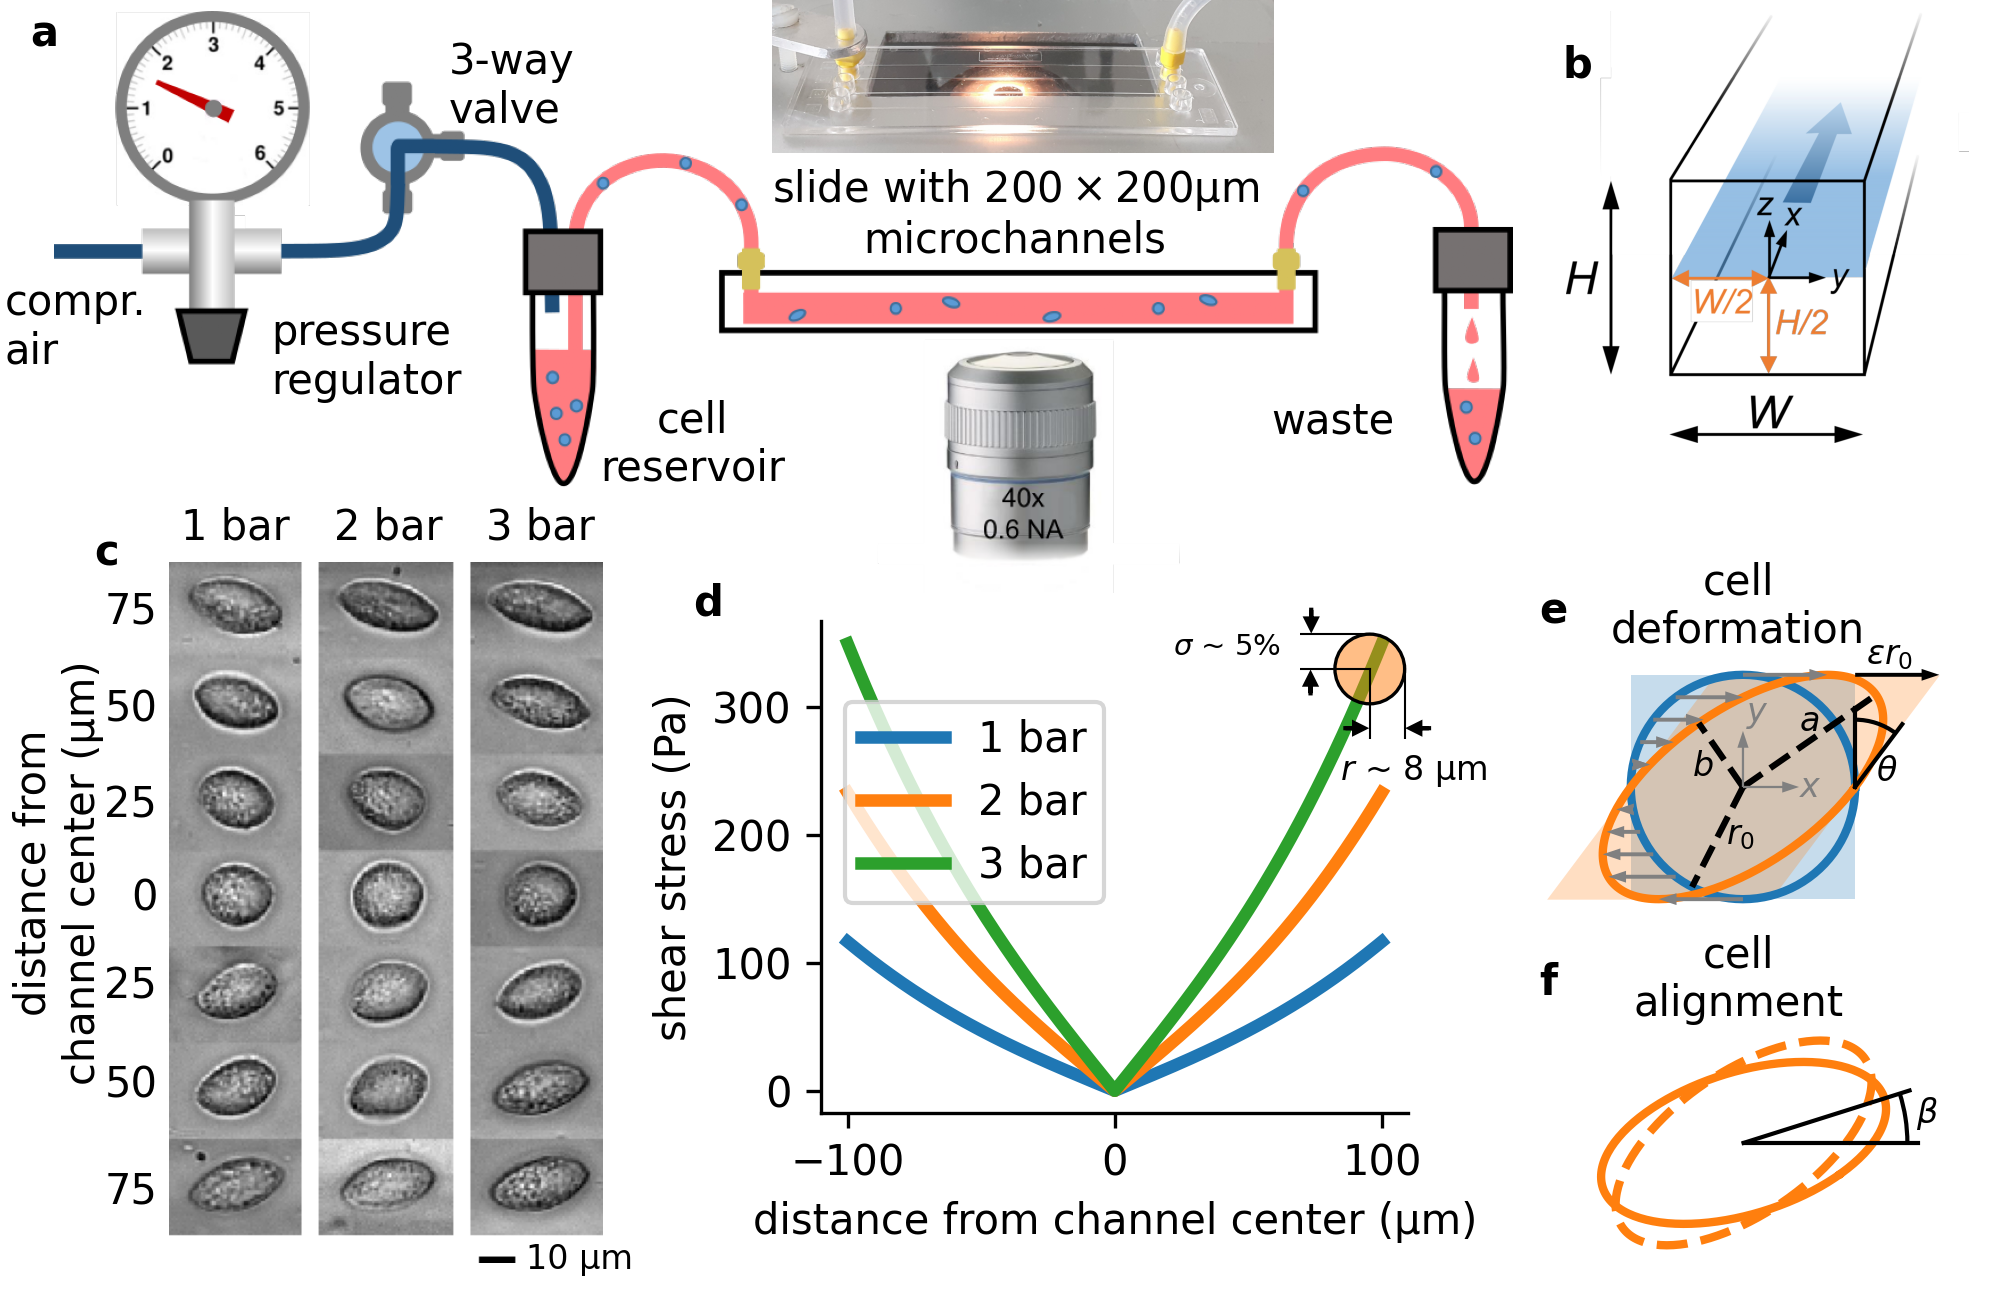

Generate this figure with Python:
import matplotlib.pyplot as plt
import numpy as np
import pylustrator

pylustrator.start()

pylustrator.load("setup_notext.png", dpi=600)
pylustrator.load("channel.png", dpi=600)
pylustrator.load("ellipse_test.py")
pylustrator.load("cells.png")
pylustrator.load("analytical_solution.py")
pylustrator.load("20210811_113420.jpg")


plt.axes([0.2, 0.2, 0.3, 0.4], facecolor="none", label="overlay")

plt.gca().set_axis_off()
import matplotlib.patches as mpatches
circle = mpatches.Circle([2, 2], 1, ec="none", facecolor="C1", alpha=0.5)
plt.gca().add_patch(circle)
circle = mpatches.Circle([2, 2], 1, ec="black", facecolor="none", lw=0.8)
plt.gca().add_patch(circle)
plt.plot([2, 2], [0, 2], "k", lw=0.5)
plt.plot([3, 3], [0, 2], "k", lw=0.5)

plt.plot([0, 2], [2, 2], "k", lw=0.5)
plt.plot([0, 2], [3, 3], "k", lw=0.5)
plt.xlim(0, 3.4)
plt.ylim(0, 3.4)
#plt.axis("equal")

hw = 0.3
hl = 0.3
xoffset = 0.85
len = 0.55
plt.arrow(2-xoffset, 0.3, len, -0, length_includes_head=True, head_starts_at_zero=True, head_width=hw, head_length=hl, fc="k")
plt.arrow(3+xoffset, 0.3,-len, -0, length_includes_head=True, head_starts_at_zero=True, head_width=hw, head_length=hl, fc="k")

plt.arrow(0.3, 2-xoffset, 0, len, length_includes_head=True, head_starts_at_zero=True, head_width=hw, head_length=hl, fc="k")
plt.arrow(0.32, 3+xoffset, 0, -len, length_includes_head=True, head_starts_at_zero=True, head_width=hw, head_length=hl, fc="k")


#% start: automatic generated code from pylustrator
plt.figure(1).ax_dict = {ax.get_label(): ax for ax in plt.figure(1).axes}
import matplotlib as mpl
plt.figure(1).set_size_inches(16.980000/2.54, 11.000000/2.54, forward=True)
plt.figure(1).ax_dict["20210811_113420.jpg"].set_xlim(3200.0, 1000.0)
plt.figure(1).ax_dict["20210811_113420.jpg"].set_ylim(2300.0, 1600.0)
plt.figure(1).ax_dict["20210811_113420.jpg"].set_position([0.384947, 0.882313, 0.250000, 0.122717])
plt.figure(1).ax_dict["cells.png"].set_position([0.084023, 0.027646, 0.216519, 0.539712])
plt.figure(1).ax_dict["cells.png"].spines['right'].set_visible(False)
plt.figure(1).ax_dict["cells.png"].spines['top'].set_visible(False)
plt.figure(1).ax_dict["cells.png"].text(0.5, 0.5, 'New Text', transform=plt.figure(1).axes[4].transAxes)  # id=plt.figure(1).axes[4].texts[0].new
plt.figure(1).ax_dict["cells.png"].texts[0].set_position([-0.172482, 0.995152])
plt.figure(1).ax_dict["cells.png"].texts[0].set_text("c")
plt.figure(1).ax_dict["cells.png"].texts[0].set_weight("bold")
plt.figure(1).ax_dict["cells.png"].text(0.5, 0.5, 'New Text', transform=plt.figure(1).ax_dict["cells.png"].transAxes)  # id=plt.figure(1).ax_dict["cells.png"].texts[1].new
plt.figure(1).ax_dict["cells.png"].texts[1].set_ha("center")
plt.figure(1).ax_dict["cells.png"].texts[1].set_position([0.154651, 1.032698])
plt.figure(1).ax_dict["cells.png"].texts[1].set_text("1 bar")
plt.figure(1).ax_dict["cells.png"].text(0.5, 0.5, 'New Text', transform=plt.figure(1).ax_dict["cells.png"].transAxes)  # id=plt.figure(1).ax_dict["cells.png"].texts[2].new
plt.figure(1).ax_dict["cells.png"].texts[2].set_ha("center")
plt.figure(1).ax_dict["cells.png"].texts[2].set_position([0.505313, 1.032698])
plt.figure(1).ax_dict["cells.png"].texts[2].set_text("2 bar")
plt.figure(1).ax_dict["cells.png"].text(0.5, 0.5, 'New Text', transform=plt.figure(1).ax_dict["cells.png"].transAxes)  # id=plt.figure(1).ax_dict["cells.png"].texts[3].new
plt.figure(1).ax_dict["cells.png"].texts[3].set_ha("center")
plt.figure(1).ax_dict["cells.png"].texts[3].set_position([0.855975, 1.032698])
plt.figure(1).ax_dict["cells.png"].texts[3].set_text("3 bar")
plt.figure(1).ax_dict["cells.png"].text(0.5, 0.5, 'New Text', transform=plt.figure(1).ax_dict["cells.png"].transAxes)  # id=plt.figure(1).ax_dict["cells.png"].texts[4].new
plt.figure(1).ax_dict["cells.png"].texts[4].set_ha("right")
plt.figure(1).ax_dict["cells.png"].texts[4].set_position([-0.025992, 0.503692])
plt.figure(1).ax_dict["cells.png"].texts[4].set_text("0")
plt.figure(1).ax_dict["cells.png"].text(0.5, 0.5, 'New Text', transform=plt.figure(1).ax_dict["cells.png"].transAxes)  # id=plt.figure(1).ax_dict["cells.png"].texts[5].new
plt.figure(1).ax_dict["cells.png"].texts[5].set_ha("right")
plt.figure(1).ax_dict["cells.png"].texts[5].set_position([-0.025992, 0.635424])
plt.figure(1).ax_dict["cells.png"].texts[5].set_text("25")
plt.figure(1).ax_dict["cells.png"].text(0.5, 0.5, 'New Text', transform=plt.figure(1).ax_dict["cells.png"].transAxes)  # id=plt.figure(1).ax_dict["cells.png"].texts[6].new
plt.figure(1).ax_dict["cells.png"].texts[6].set_ha("right")
plt.figure(1).ax_dict["cells.png"].texts[6].set_position([-0.025992, 0.773379])
plt.figure(1).ax_dict["cells.png"].texts[6].set_text("50")
plt.figure(1).ax_dict["cells.png"].text(0.5, 0.5, 'New Text', transform=plt.figure(1).ax_dict["cells.png"].transAxes)  # id=plt.figure(1).ax_dict["cells.png"].texts[7].new
plt.figure(1).ax_dict["cells.png"].texts[7].set_ha("right")
plt.figure(1).ax_dict["cells.png"].texts[7].set_position([-0.025992, 0.912150])
plt.figure(1).ax_dict["cells.png"].texts[7].set_text("75")
plt.figure(1).ax_dict["cells.png"].text(0.5, 0.5, 'New Text', transform=plt.figure(1).ax_dict["cells.png"].transAxes)  # id=plt.figure(1).ax_dict["cells.png"].texts[8].new
plt.figure(1).ax_dict["cells.png"].texts[8].set_ha("right")
plt.figure(1).ax_dict["cells.png"].texts[8].set_position([-0.025992, 0.378183])
plt.figure(1).ax_dict["cells.png"].texts[8].set_text("25")
plt.figure(1).ax_dict["cells.png"].text(0.5, 0.5, 'New Text', transform=plt.figure(1).ax_dict["cells.png"].transAxes)  # id=plt.figure(1).ax_dict["cells.png"].texts[9].new
plt.figure(1).ax_dict["cells.png"].texts[9].set_ha("right")
plt.figure(1).ax_dict["cells.png"].texts[9].set_position([-0.025992, 0.236080])
plt.figure(1).ax_dict["cells.png"].texts[9].set_text("50")
plt.figure(1).ax_dict["cells.png"].text(0.5, 0.5, 'New Text', transform=plt.figure(1).ax_dict["cells.png"].transAxes)  # id=plt.figure(1).ax_dict["cells.png"].texts[10].new
plt.figure(1).ax_dict["cells.png"].texts[10].set_ha("right")
plt.figure(1).ax_dict["cells.png"].texts[10].set_position([-0.025992, 0.085679])
plt.figure(1).ax_dict["cells.png"].texts[10].set_text("75")
plt.figure(1).ax_dict["cells.png"].text(0.5, 0.5, 'New Text', transform=plt.figure(1).ax_dict["cells.png"].transAxes)  # id=plt.figure(1).ax_dict["cells.png"].texts[11].new
plt.figure(1).ax_dict["cells.png"].texts[11].set_ha("center")
plt.figure(1).ax_dict["cells.png"].texts[11].set_position([-0.254454, 0.266533])
plt.figure(1).ax_dict["cells.png"].texts[11].set_rotation(90.0)
plt.figure(1).ax_dict["cells.png"].texts[11].set_text("distance from\nchannel center (µm)")
plt.figure(1).ax_dict["cells.png"].text(0.5, 0.5, 'New Text', transform=plt.figure(1).ax_dict["cells.png"].transAxes)  # id=plt.figure(1).ax_dict["cells.png"].texts[12].new
plt.figure(1).ax_dict["cells.png"].texts[12].set_fontsize(8)
plt.figure(1).ax_dict["cells.png"].texts[12].set_position([0.822459, -0.008210])
plt.figure(1).ax_dict["cells.png"].texts[12].set_text("10 µm")
plt.figure(1).ax_dict["cells.png"].get_xaxis().get_label().set_text("")
plt.figure(1).ax_dict["cells.png"].get_yaxis().get_label().set_text("")
plt.figure(1).ax_dict["channel.png"].set_position([0.780942, 0.658657, 0.200738, 0.332516])
plt.figure(1).ax_dict["channel.png"].text(0.5, 0.5, 'New Text', transform=plt.figure(1).ax_dict["channel.png"].transAxes)  # id=plt.figure(1).ax_dict["channel.png"].texts[0].new
plt.figure(1).ax_dict["channel.png"].texts[0].set_position([-0.008846, 0.846099])
plt.figure(1).ax_dict["channel.png"].texts[0].set_text("b")
plt.figure(1).ax_dict["channel.png"].texts[0].set_weight("bold")
plt.figure(1).ax_dict["overlay"].set_xlim(0.0, 3.8)
plt.figure(1).ax_dict["overlay"].set_ylim(0.0, 3.8)
plt.figure(1).ax_dict["overlay"].set_position([0.648255, 0.431311, 0.066033, 0.101873])
plt.figure(1).ax_dict["setup_notext.png"].set_position([0.026541, 0.543344, 0.727489, 0.447876])
plt.figure(1).ax_dict["setup_notext.png"].text(0.5, 0.5, 'New Text', transform=plt.figure(1).ax_dict["setup_notext.png"].transAxes)  # id=plt.figure(1).ax_dict["setup_notext.png"].texts[0].new
plt.figure(1).ax_dict["setup_notext.png"].texts[0].set_ha("left")
plt.figure(1).ax_dict["setup_notext.png"].texts[0].set_position([-0.033430, 0.395054])
plt.figure(1).ax_dict["setup_notext.png"].texts[0].set_rotation(0.0)
plt.figure(1).ax_dict["setup_notext.png"].texts[0].set_text("compr.\nair")
plt.figure(1).ax_dict["setup_notext.png"].text(0.5, 0.5, 'New Text', transform=plt.figure(1).ax_dict["setup_notext.png"].transAxes)  # id=plt.figure(1).ax_dict["setup_notext.png"].texts[1].new
plt.figure(1).ax_dict["setup_notext.png"].texts[1].set_position([0.149486, 0.343334])
plt.figure(1).ax_dict["setup_notext.png"].texts[1].set_text("pressure\nregulator")
plt.figure(1).ax_dict["setup_notext.png"].text(0.5, 0.5, 'New Text', transform=plt.figure(1).ax_dict["setup_notext.png"].transAxes)  # id=plt.figure(1).ax_dict["setup_notext.png"].texts[2].new
plt.figure(1).ax_dict["setup_notext.png"].texts[2].set_position([-0.016224, 0.939596])
plt.figure(1).ax_dict["setup_notext.png"].texts[2].set_text("a")
plt.figure(1).ax_dict["setup_notext.png"].texts[2].set_weight("bold")
plt.figure(1).ax_dict["setup_notext.png"].text(0.5, 0.5, 'New Text', transform=plt.figure(1).ax_dict["setup_notext.png"].transAxes)  # id=plt.figure(1).ax_dict["setup_notext.png"].texts[3].new
plt.figure(1).ax_dict["setup_notext.png"].texts[3].set_position([0.270994, 0.809433])
plt.figure(1).ax_dict["setup_notext.png"].texts[3].set_text("3-way\nvalve")
plt.figure(1).ax_dict["setup_notext.png"].text(0.5, 0.5, 'New Text', transform=plt.figure(1).ax_dict["setup_notext.png"].transAxes)  # id=plt.figure(1).ax_dict["setup_notext.png"].texts[4].new
plt.figure(1).ax_dict["setup_notext.png"].texts[4].set_ha("center")
plt.figure(1).ax_dict["setup_notext.png"].texts[4].set_position([0.438258, 0.193367])
plt.figure(1).ax_dict["setup_notext.png"].texts[4].set_text("cell\nreservoir")
plt.figure(1).ax_dict["setup_notext.png"].text(0.5, 0.5, 'New Text', transform=plt.figure(1).ax_dict["setup_notext.png"].transAxes)  # id=plt.figure(1).ax_dict["setup_notext.png"].texts[5].new
plt.figure(1).ax_dict["setup_notext.png"].texts[5].set_ha("center")
plt.figure(1).ax_dict["setup_notext.png"].texts[5].set_position([0.659406, 0.585338])
plt.figure(1).ax_dict["setup_notext.png"].texts[5].set_text("slide with $200\\times200$µm\nmicrochannels")
plt.figure(1).ax_dict["setup_notext.png"].text(0.5, 0.5, 'New Text', transform=plt.figure(1).ax_dict["setup_notext.png"].transAxes)  # id=plt.figure(1).ax_dict["setup_notext.png"].texts[6].new
plt.figure(1).ax_dict["setup_notext.png"].texts[6].set_ha("center")
plt.figure(1).ax_dict["setup_notext.png"].texts[6].set_position([0.877187, 0.274958])
plt.figure(1).ax_dict["setup_notext.png"].texts[6].set_text("waste")
plt.figure(1).axes[2].set_position([0.698565, 0.269430, 0.341050, 0.249317])
plt.figure(1).axes[2].texts[1].set_position([0.129738, 0.500001])
plt.figure(1).axes[2].texts[2].set_fontsize(8)
plt.figure(1).axes[2].texts[3].set_fontsize(8)
plt.figure(1).axes[2].texts[4].set_fontsize(8)
plt.figure(1).axes[2].texts[4].set_position([-0.150000, -0.512969])
plt.figure(1).axes[2].texts[5].set_fontsize(8)
plt.figure(1).axes[2].texts[5].set_position([1.188659, 0.055460])
plt.figure(1).axes[2].texts[6].set_fontsize(8)
plt.figure(1).axes[2].text(0.5, 0.5, 'New Text', transform=plt.figure(1).axes[2].transAxes)  # id=plt.figure(1).axes[2].texts[7].new
plt.figure(1).axes[2].texts[7].set_position([0.201521, 1.004802])
plt.figure(1).axes[2].texts[7].set_text("e")
plt.figure(1).axes[2].texts[7].set_weight("bold")
plt.figure(1).axes[2].text(0.5, 0.5, 'New Text', transform=plt.figure(1).axes[2].transAxes)  # id=plt.figure(1).axes[2].texts[8].new
plt.figure(1).axes[2].texts[8].set_ha("center")
plt.figure(1).axes[2].texts[8].set_position([0.492956, 0.945793])
plt.figure(1).axes[2].texts[8].set_text("cell\ndeformation")
plt.figure(1).axes[3].set_position([0.780152, -0.018543, 0.183585, 0.277359])
plt.figure(1).axes[3].texts[0].set_fontsize(8)
plt.figure(1).axes[3].texts[0].set_position([4.685398, 0.196495])
plt.figure(1).axes[3].text(0.5, 0.5, 'New Text', transform=plt.figure(1).axes[3].transAxes)  # id=plt.figure(1).axes[3].texts[1].new
plt.figure(1).axes[3].texts[1].set_position([-0.070040, 0.910764])
plt.figure(1).axes[3].texts[1].set_text("f")
plt.figure(1).axes[3].texts[1].set_weight("bold")
plt.figure(1).axes[3].text(0.5, 0.5, 'New Text', transform=plt.figure(1).axes[3].transAxes)  # id=plt.figure(1).axes[3].texts[2].new
plt.figure(1).axes[3].texts[2].set_ha("center")
plt.figure(1).axes[3].texts[2].set_position([0.471366, 0.852477])
plt.figure(1).axes[3].texts[2].set_text("cell\nalignment")
plt.figure(1).axes[5].set_position([0.409325, 0.143082, 0.292987, 0.378555])
plt.figure(1).axes[5].spines['right'].set_visible(False)
plt.figure(1).axes[5].spines['top'].set_visible(False)
plt.figure(1).axes[5].get_legend()._set_loc((0.040413, 0.427214))
plt.figure(1).axes[5].text(0.5, 0.5, 'New Text', transform=plt.figure(1).axes[5].transAxes)  # id=plt.figure(1).axes[5].texts[0].new
plt.figure(1).axes[5].texts[0].set_position([-0.218291, 1.011572])
plt.figure(1).axes[5].texts[0].set_text("d")
plt.figure(1).axes[5].texts[0].set_weight("bold")
plt.figure(1).axes[5].text(0.5, 0.5, 'New Text', transform=plt.figure(1).axes[5].transAxes)  # id=plt.figure(1).axes[5].texts[1].new
plt.figure(1).axes[5].texts[1].set_fontsize(7)
plt.figure(1).axes[5].texts[1].set_position([0.598559, 0.932262])
plt.figure(1).axes[5].texts[1].set_text("$\sigma$ ~ 5%")
plt.figure(1).axes[5].text(0.5, 0.5, 'New Text', transform=plt.figure(1).axes[5].transAxes)  # id=plt.figure(1).axes[5].texts[2].new
plt.figure(1).axes[5].texts[2].set_fontsize(8)
plt.figure(1).axes[5].texts[2].set_position([0.883209, 0.676723])
plt.figure(1).axes[5].texts[2].set_text("$r$ ~ 8 µm")
plt.figure(1).axes[5].get_xaxis().get_label().set_text("distance from channel center (µm)")
plt.figure(1).axes[5].get_yaxis().get_label().set_text("shear stress (Pa)")
#% end: automatic generated code from pylustrator
plt.savefig(__file__[:-3] + ".png", dpi=300)
plt.savefig(__file__[:-3] + ".pdf")
plt.show()
